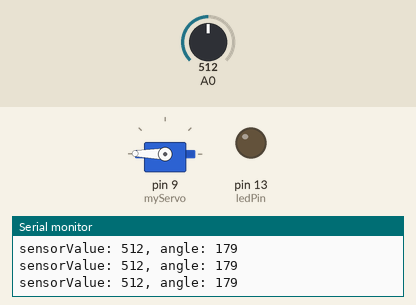
Recording of a sketch running on a simulated Arduino Uno, built with avr-gcc and run on an emulated ATmega328P. Parts: servo, output pins drawn as LEDs (lit = HIGH), the last lines printed to the serial monitor. Inputs (shaded band) come from the test bench; at power-on: A0 = 512.

Above: at 6.2 s.
6.3 s: A0 set to 300
At 7.2 s:
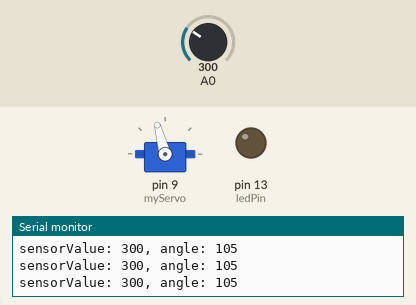
7.8 s: A0 set to 268
At 8.6 s:
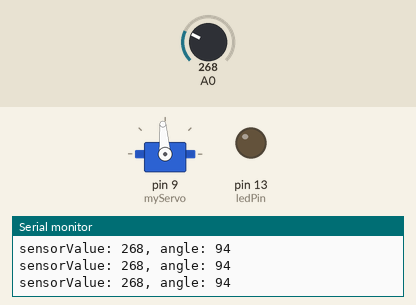
9.3 s: A0 set to 716
At 10.3 s:
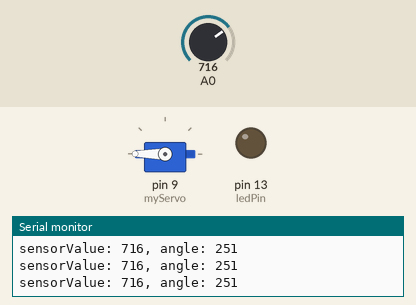
10.8 s: A0 set to 122
At 11.8 s:
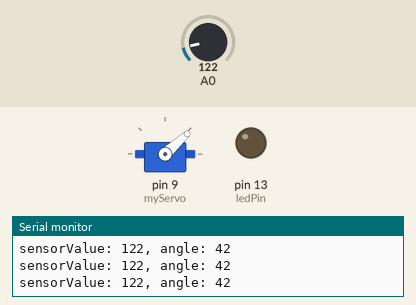
12.3 s: A0 set to 106
At 13.5 s:
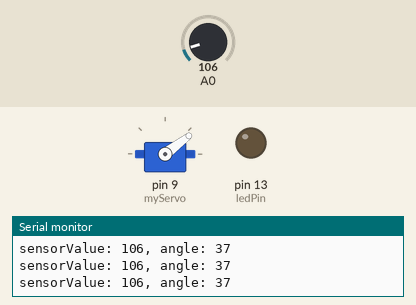
13.8 s: A0 set to 95
At 15.2 s:
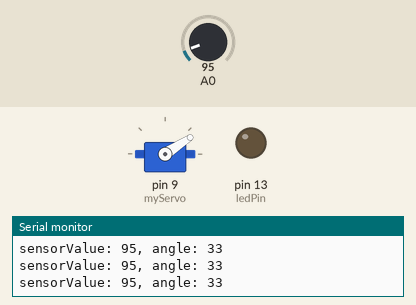
Timing chart, 0 to 16.8 s (numbered marks = the images above; inputs shaded):
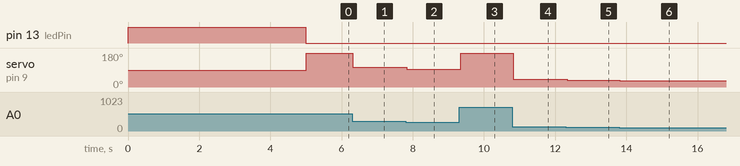

The sketch:

Blinds_2.0.ino.ino
```cpp
#include <Servo.h>
Servo myServo;

int sensorValue;
int sensorLow = 1023;
int sensorHigh = 0;
const int ledPin = 13;
int angle;

void setup() {
  // tell the board what pin the servo is plugged into
  myServo.attach(9);
  // tell the board to output to the serial monitor and at what rate
  Serial.begin(9600);

  // Turn on the LED on the board during setup
  pinMode(ledPin, OUTPUT);
  digitalWrite(ledPin, HIGH);

  // Callibrate before starting
  while (millis() < 5000){
    sensorValue = analogRead(A0);
    if (sensorValue > sensorHigh){
      sensorHigh = sensorValue;
    }

    if (sensorValue < sensorLow){
      sensorLow = sensorValue;
    }
  }
  // Now that setup is done turn off the LED and let it begin
  digitalWrite(ledPin, LOW);
}

void loop() {

  // Capture the input of the light sensor and put it into the variable sensorValue
  sensorValue = analogRead(A0);

  // Output the sensorValue to the serial monitor
  Serial.print("sensorValue: ");
  Serial.print(sensorValue);

  // Set the angle of the servo motor based on the value in the variable sensorValue.
  // This takes 5 arguments.
  // The first is the current value in sensorValue
  // The second and third are the range of values that could be found
  // The fourth and fifth are the values to map the the sensorValue
  // The sensorValue that could be between 0 and 1023 are then mapped to its equivalent value in the range of 0 and 359
  angle = map(sensorValue,0,1023,0,359);

  // Output the angle to the serial monitor
  Serial.print(", angle: ");
  Serial.print(angle);
  Serial.print('\n');

  // Tell the servo what angle to move to
  myServo.write(angle);
  delay(15);
}
```

Measured:
- after the input at 6.3 s, servo on pin 9 (myServo): 179° → 105° at once
- after the input at 7.8 s, servo on pin 9 (myServo): 105° → 94° at once
- after the input at 9.3 s, servo on pin 9 (myServo): 94° → 180° at once
- after the input at 10.8 s, servo on pin 9 (myServo): 180° → 42° at once
- after the input at 12.3 s, servo on pin 9 (myServo): 42° → 37° at once
- after the input at 13.8 s, servo on pin 9 (myServo): 37° → 33° at once
